Frame 1 (no input): blank canvas, image omitted
Frame 60 (no input): blank canvas, image omitted
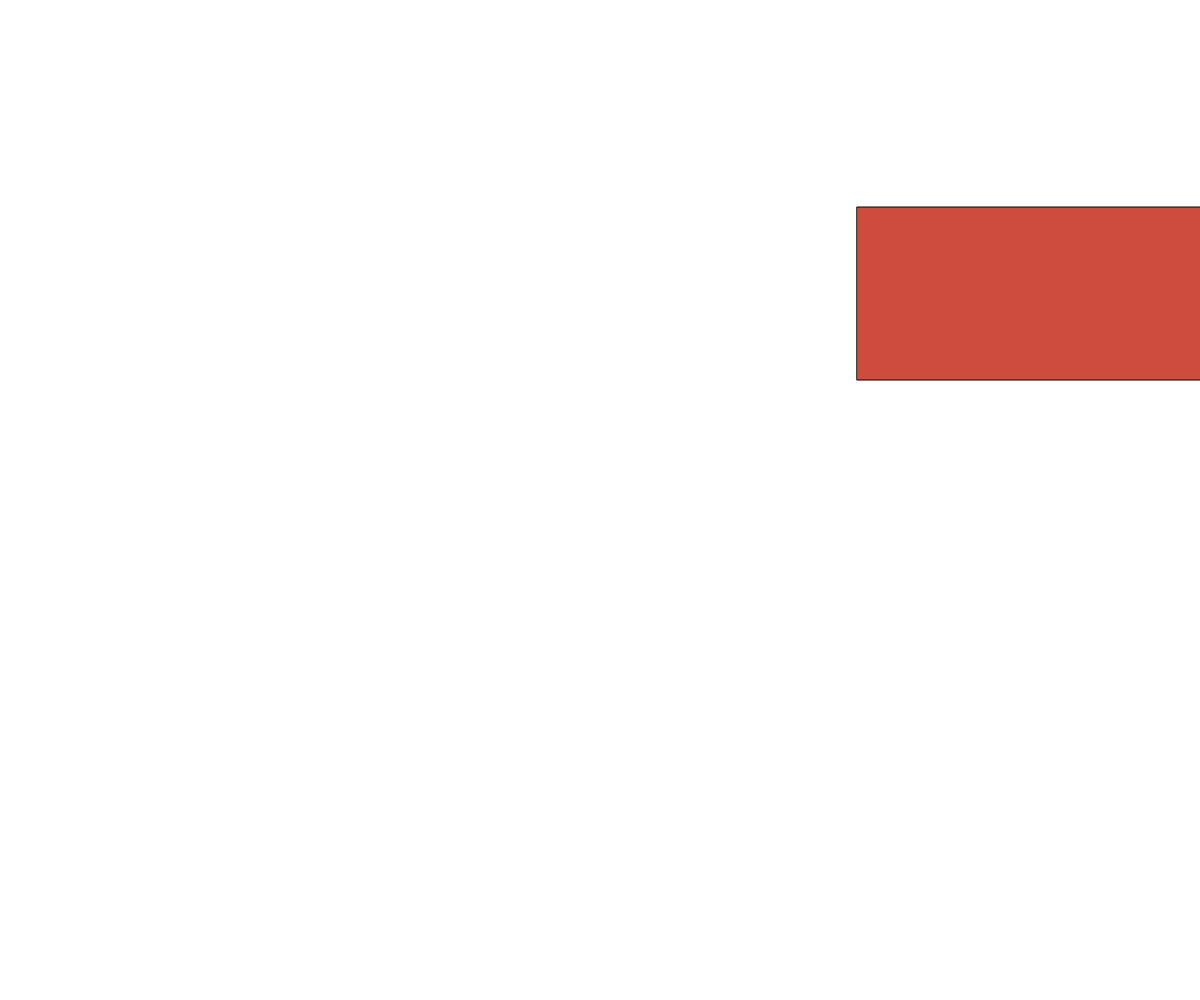
Frame 120 (the mouse pressed at the canvas centre since frame 60)

The p5.js sketch whose frames 1 and 60 were blank and that drew this single picture after the mouse press (run headless with seeded random() and noise() and a simulated clock; from frame 60 on, the mouse is pressed at the canvas centre):

// p5.js sketch
// ── sketch.js
let crowd = [];

class Block{
    constructor(){
        this.randX = random(-windowWidth/2,windowWidth/2);
        this.randY = random(-windowHeight/2,windowHeight/2);
        this.x = this.randX;
        this.y = this.randY;
        this.width = random(500);
        this.height = random(500);
        this.r = random(255);
        this.g = random(255);
        this.b = random(255);
    }

    display(){
        fill(this.r, this.g, this.b);
        rect(this.x, this.y, this.width, this.height);
    }
    move(){
        this.x = mouseX + this.randX;
        this.y = mouseY + this.randY;
    }
}

function setup(){
    createCanvas(windowWidth, windowHeight);
    crowd.push(new Block());
}

let clr = 0;
function draw(){
    background(255);
    
    for(let i=0; i<crowd.length; i++){
        crowd[i].move();
        crowd[i].display();
    }
    console.log(crowd);
    
    //fill(255, clr, 0);
    //rect(mouseX, mouseY, 30, 30);
}

function mouseClicked(){
    crowd.push(new Block());

    if (clr===0){
        clr = 255;
    }
    else{
        clr = 0;
    }
}
